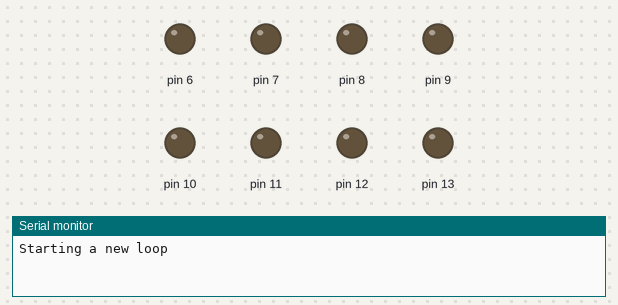
Bench run of a program on a simulated Arduino Uno, built with avr-gcc and run on an emulated ATmega328P. Parts: output pins drawn as LEDs (lit = HIGH), the last lines printed to the serial monitor.

Above: at 0.7 s.
At 2.2 s:
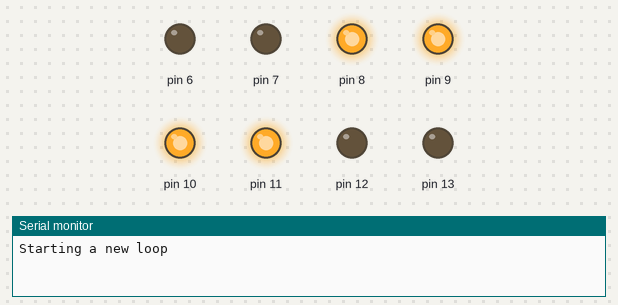
At 4.7 s:
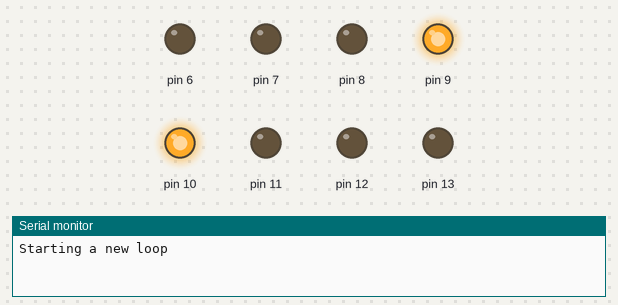
At 8.7 s:
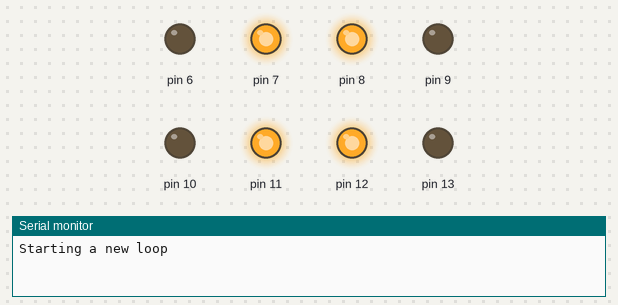
At 12.2 s:
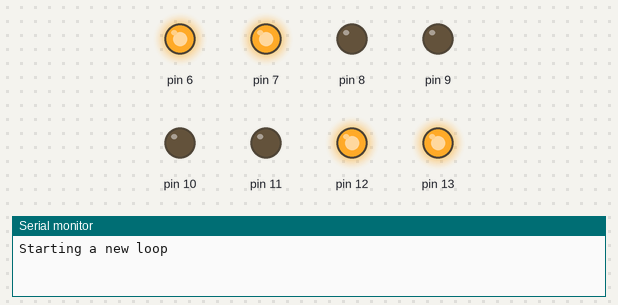
At 17.2 s:
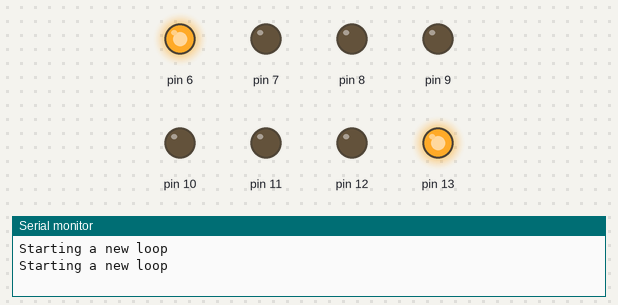
Timing chart, 0 to 17.6 s (numbered marks = the images above):
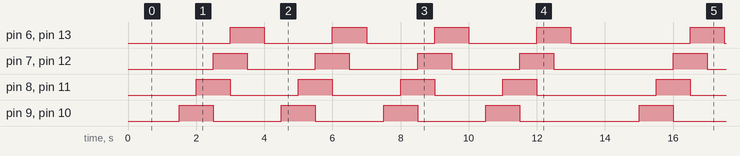

Measured:
- by itself, pin 6–13: repeats every 13.5 s: 3 × (LOW 2.0 s, HIGH 1.0 s), LOW 3.5 s, HIGH 1.0 s
- by itself, everything shown: repeats every 13.5 s, in 24 steps

The program:

main.cpp
```cpp
#include <Arduino.h>
#include <Wire.h>
#include <OneObject.h>
#include <AllObjects.h>

using namespace std;

bool use_I2C_Bus = false;  // true for I2C -- false for gpio pins
int I2C_Address = 0x27;    // set for actual hardware address

AllObjects xTrees( use_I2C_Bus, I2C_Address );

void setup()
{
  xTrees.set_objStatus( 0, true,  0,  6,  99, 125);
  xTrees.set_objStatus( 1, true,  1,  7, 100,  50);
  xTrees.set_objStatus( 2, true,  2,  8, 100,  75);
  xTrees.set_objStatus( 3, true,  3,  9, 202,  84);
  xTrees.set_objStatus( 4, true,  4, 10, 100,  77);
  xTrees.set_objStatus( 5, true,  5, 11,  75, 150);
  xTrees.set_objStatus( 6, true,  6, 12, 211,  99);
  xTrees.set_objStatus( 7, true,  7, 13, 120,  80);

  if ( ! use_I2C_Bus)
  {
    pinMode(  6, OUTPUT);
    pinMode(  7, OUTPUT);
    pinMode(  8, OUTPUT);
    pinMode(  9, OUTPUT);
    pinMode( 10, OUTPUT);
    pinMode( 11, OUTPUT);
    pinMode( 12, OUTPUT);
    pinMode( 13, OUTPUT);
  }

  Wire.begin();
  Serial.begin(9600);
}

void loop()
{
  Serial.write("\n\nStarting a new loop \n\n");
/*
  for (int ijk = 0; ijk <= 3; ijk++)
  {
    xTrees.set_1_L2HON(90);
    xTrees.set_1_H2LON(90);
  }

  for (int ijk = 0; ijk <= 3; ijk++)
  {
    xTrees.set_1_L2HOFF(90);
    xTrees.set_1_H2LOFF(90);
  }

  xTrees.set_allON(2000);

  xTrees.set_H2LOFF(200);
  xTrees.set_H2LON(200);
  xTrees.set_H2LOFF(200);

  xTrees.set_L2HON(200);
  xTrees.set_L2HOFF(200);
  xTrees.set_L2HON(200);

  for (int ijk = 0; ijk <= 5; ijk++)
  {
    xTrees.set_allOFF(300);
    xTrees.set_allON(100);
  }

  xTrees.set_Flicker(5000, 150);

  xTrees.set_2_H2LON(50);
  xTrees.set_2_H2LON(50);
  xTrees.set_2_H2LON(50);
  xTrees.set_2_H2LON(50);
  xTrees.set_2_H2LON(50);

  xTrees.set_L2HON(200);
  xTrees.set_H2LOFF(200);

  xTrees.set_2_L2HON(50);
  xTrees.set_2_L2HON(50);
  xTrees.set_2_L2HON(50);
  xTrees.set_2_L2HON(50);
  xTrees.set_2_L2HON(50);

  xTrees.set_H2LON(200);
  xTrees.set_L2HOFF(200);

  xTrees.set_OddAndEven(20000, 1000);
*/
  xTrees.set_allOFF(1000);
  xTrees.set_2_fromCenter(10000, 500);
}; 
```
